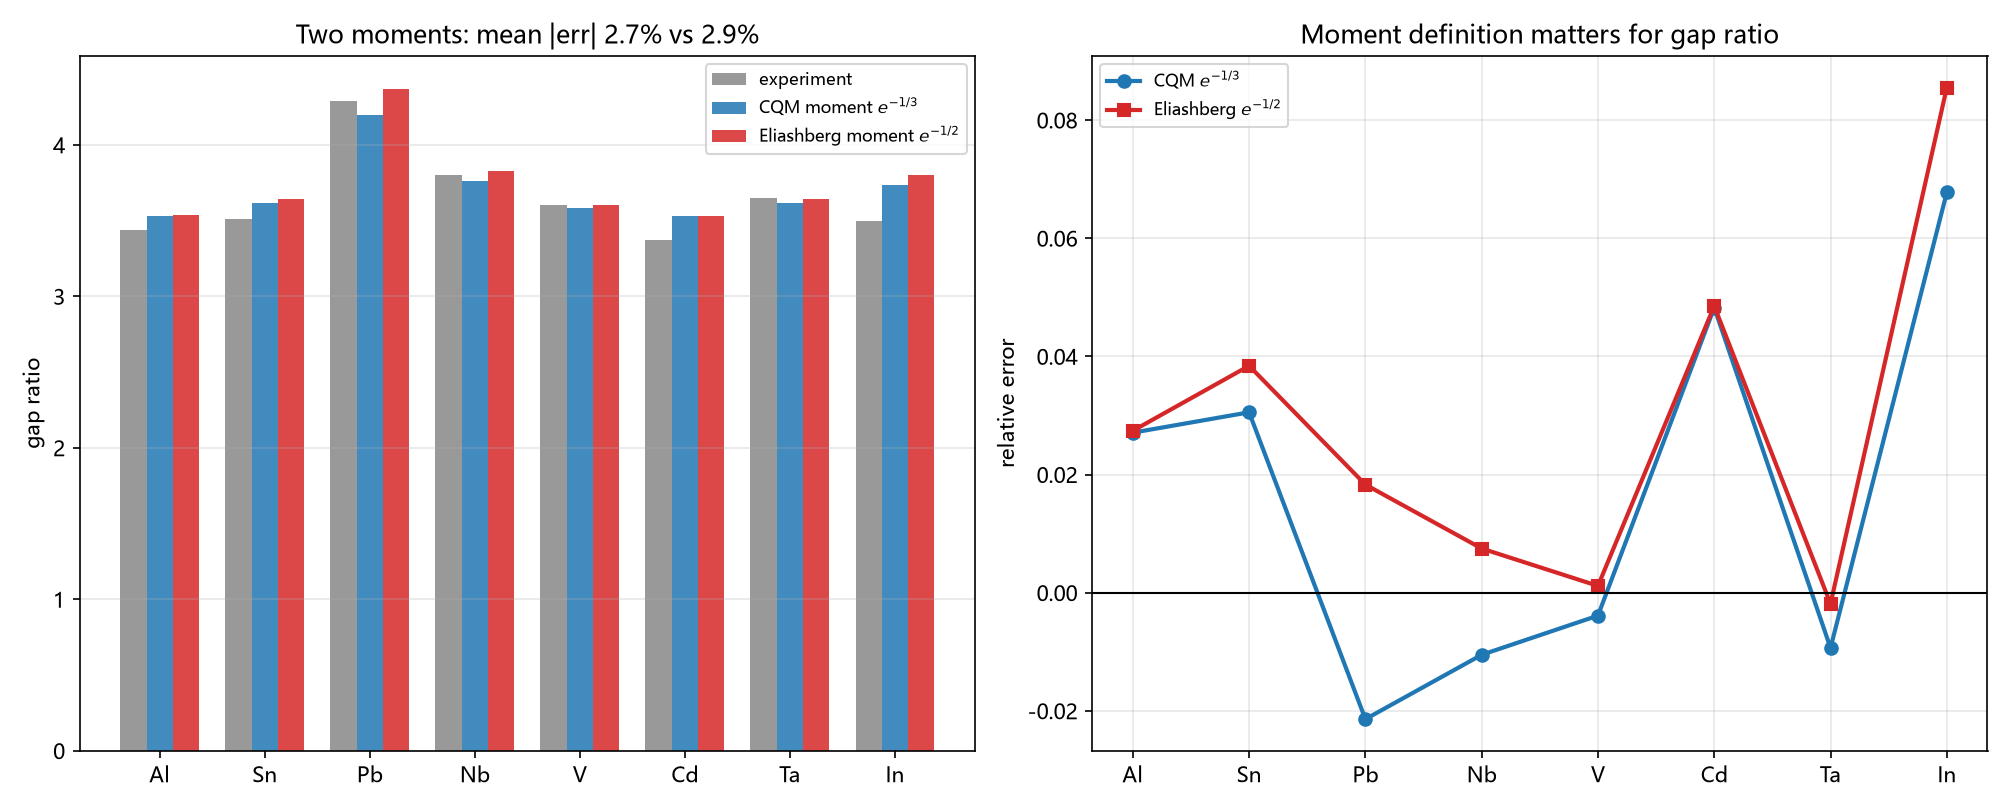

Reproduce this figure in Python.
# -*- coding: utf-8 -*-
"""
Recompute gap ratio using the CORRECT Eliashberg log-moment.
Round 58 used omega_ln = e^{-1/3} theta_D (CQM 3y^2 electronic-DOS moment).
Webb 2015 Eq3 defines omega_ln with weight alpha^2F/nu; for a Debye phonon
spectrum alpha^2F ~ nu^2 this gives weight 2y and omega_ln = e^{-1/2} theta_D.

Compare BOTH choices against experimental gap ratios (Webb/standard values):
  Mitrovic (Webb Eq6): 2Delta0/kBTc = 3.53[1+12.5 (Tc/wln)^2 ln(wln/2Tc)]
No fitting; input Tc, theta_D are measured; only the moment definition changes.
"""

import csv
import math
import os

import numpy as np
import matplotlib
matplotlib.use("Agg")
import matplotlib.pyplot as plt

plt.rcParams["font.sans-serif"] = ["Microsoft YaHei", "SimHei", "DejaVu Sans"]
plt.rcParams["axes.unicode_minus"] = False

HERE = os.path.dirname(os.path.abspath(__file__))
OUT_PNG = os.path.join(HERE, "审_Eliashberg矩重算gap比.png")
OUT_CSV = os.path.join(HERE, "审_Eliashberg矩重算gap比.csv")

E13 = math.exp(-1 / 3)
E12 = math.exp(-1 / 2)
BCS = 3.53

# name, Tc(K), theta_D(K), experimental gap ratio (standard literature values)
DATA = [
    ("Al", 1.18, 428, 3.44),
    ("Sn", 3.70, 200, 3.51),
    ("Pb", 7.20, 105, 4.29),
    ("Nb", 9.25, 275, 3.80),
    ("V",  5.40, 380, 3.60),
    ("Cd", 0.52, 209, 3.37),
    ("Ta", 4.40, 240, 3.65),
    ("In", 3.40, 108, 3.50),
]


def mitrovic(tc, wln):
    x = tc / wln
    if x >= 0.5:
        return float("nan")
    return BCS * (1 + 12.5 * x * x * math.log(1 / (2 * x)))


def main():
    rows = []
    print("Gap ratio with two log-moment definitions (Mitrovic Webb Eq6):")
    print(f"{'el':<4}{'exp':>7}{'CQM e^-1/3':>12}{'err%':>8}{'Eliash e^-1/2':>15}{'err%':>8}")
    err_cqm, err_el = [], []
    for name, tc, th, gexp in DATA:
        g_cqm = mitrovic(tc, E13 * th)
        g_el = mitrovic(tc, E12 * th)
        e_cqm = (g_cqm - gexp) / gexp
        e_el = (g_el - gexp) / gexp
        err_cqm.append(e_cqm)
        err_el.append(e_el)
        print(f"{name:<4}{gexp:>7.2f}{g_cqm:>12.3f}{e_cqm:>+8.1%}{g_el:>15.3f}{e_el:>+8.1%}")
        rows.append((name, gexp, g_cqm, g_el, e_cqm, e_el))
    m_cqm = np.mean(np.abs(err_cqm))
    m_el = np.mean(np.abs(err_el))
    print(f"\nmean |err| CQM e^-1/3 : {m_cqm:.1%}")
    print(f"mean |err| Eliash e^-1/2: {m_el:.1%}")

    with open(OUT_CSV, "w", newline="", encoding="utf-8-sig") as fh:
        wr = csv.writer(fh)
        wr.writerow(["el", "gap_exp", "gap_CQM_e13", "gap_Eliash_e12",
                     "err_CQM", "err_Eliash"])
        wr.writerows(rows)

    names = [r[0] for r in rows]
    gexp = np.array([r[1] for r in rows])
    gcqm = np.array([r[2] for r in rows])
    gel = np.array([r[3] for r in rows])
    x = np.arange(len(names))

    fig, ax = plt.subplots(1, 2, figsize=(13.4, 5.4))
    ax[0].bar(x - 0.25, gexp, 0.25, label="experiment", color="gray", alpha=0.8)
    ax[0].bar(x, gcqm, 0.25, label="CQM moment $e^{-1/3}$", color="tab:blue", alpha=0.85)
    ax[0].bar(x + 0.25, gel, 0.25, label="Eliashberg moment $e^{-1/2}$", color="tab:red", alpha=0.85)
    ax[0].set_xticks(x)
    ax[0].set_xticklabels(names)
    ax[0].set_ylabel("gap ratio")
    ax[0].set_title(f"Two moments: mean |err| {m_cqm:.1%} vs {m_el:.1%}")
    ax[0].legend(fontsize=8)
    ax[0].grid(alpha=0.3, axis="y")

    ax[1].plot(x, err_cqm, "o-", label="CQM $e^{-1/3}$", color="tab:blue", lw=2)
    ax[1].plot(x, err_el, "s-", label="Eliashberg $e^{-1/2}$", color="tab:red", lw=2)
    ax[1].axhline(0, color="k", lw=1)
    ax[1].set_xticks(x)
    ax[1].set_xticklabels(names)
    ax[1].set_ylabel("relative error")
    ax[1].set_title("Moment definition matters for gap ratio")
    ax[1].legend(fontsize=8)
    ax[1].grid(alpha=0.3)

    fig.tight_layout()
    fig.savefig(OUT_PNG, dpi=150)
    plt.close(fig)
    print("\nsaved:", OUT_PNG)
    print("saved:", OUT_CSV)
    print("NOTE: both are external Mitrovic formula; only the moment definition differs.")
    print("      This is a consistency check of WHICH moment to feed in, not a CQM derivation.")


if __name__ == "__main__":
    main()
